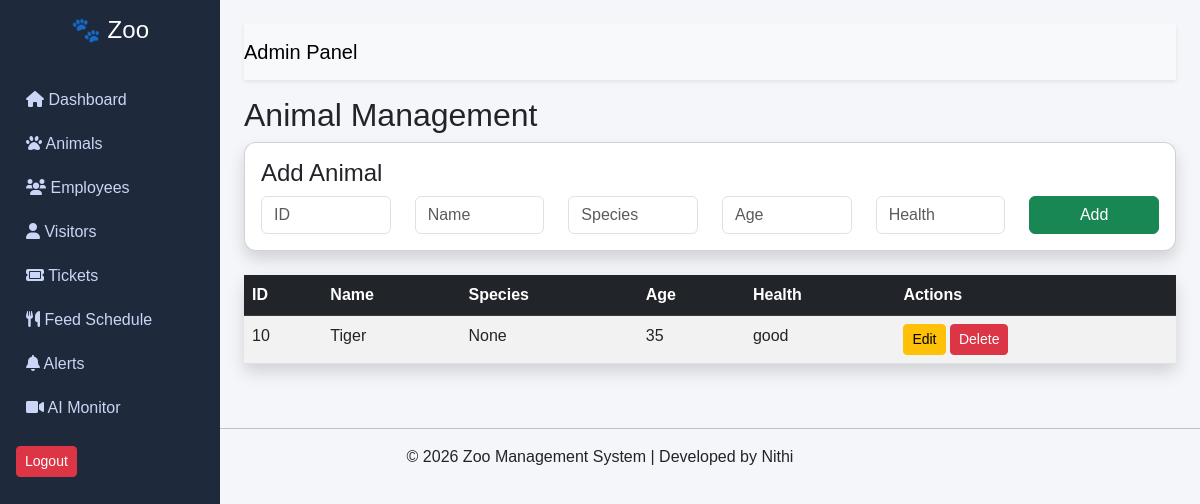
The page /animals (signed in) on the database its author committed.
### tables this page shows
CREATE TABLE animals (
            animal_id TEXT PRIMARY KEY,
            name TEXT,
            species TEXT,
            age INTEGER,
            health_status TEXT
        );

### app.py (the view, shortened to what this page needs)
@app.route('/animals', methods=['GET', 'POST'])
def view_animals():
    if 'user' not in session:
        return redirect('/login')
    animals = zoo_db.display_animals()
    return render_template('view_animals.html', animals=animals)

### zoo_database.py (called while the page is built)
    def display_animals(self):
        self.cursor.execute("SELECT * FROM animals")
        return self.cursor.fetchall()

### templates/view_animals.html
{% extends "base.html" %}
{% block content %}
<h2>Animal Management</h2>
<div class="card p-3 shadow mb-4">
    <h4>Add Animal</h4>
    <form method="POST" action="/animals">
        <div class="row">
            <div class="col-md-2">
                <input type="text" name="animal_id" class="form-control" placeholder="ID" required>
            </div>
            <div class="col-md-2">
                <input type="text" name="name" class="form-control" placeholder="Name" required>
            </div>
            <div class="col-md-2">
                <input type="text" name="species" class="form-control" placeholder="Species" required>
            </div>
            <div class="col-md-2">
                <input type="number" name="age" class="form-control" placeholder="Age" required>
            </div>
            <div class="col-md-2">
                <input type="text" name="health_status" class="form-control" placeholder="Health" required>
            </div>
            <div class="col-md-2">
                <button type="submit" class="btn btn-success w-100">Add</button>
            </div>
        </div>
    </form>
</div>
<table class="table table-striped shadow">
    <thead class="table-dark">
        <tr>
            <th>ID</th>
            <th>Name</th>
            <th>Species</th>
            <th>Age</th>
            <th>Health</th>
            <th>Actions</th>
        </tr>
    </thead>
    <tbody>
    {% for animal in animals %}
    <tr>
        <td>{{ animal[0] }}</td>
        <td>{{ animal[1] }}</td>
        <td>{{ animal[2] }}</td>
        <td>{{ animal[3] }}</td>
        <td>{{ animal[4] }}</td>
        <td>
            <a href="/edit_animal/{{ animal[0] }}" class="btn btn-warning btn-sm">Edit</a>
            <a href="/delete_animal/{{ animal[0] }}"
                class="btn btn-danger btn-sm"
                onclick="return confirm('Delete this animal?');">
                Delete
                </a>
        </td>
    </tr>
    {% endfor %}
    </tbody>
</table>
{% endblock %}

### static/style.css (style rules this page uses)
body { margin: 0; font-family: Arial, sans-serif; background-color: #f5f6fa; }
.card { border-radius: 12px; }

### rows shown on the page
animals: animal_id "10", name "Tiger", species "None", age "35", health_status "good"
